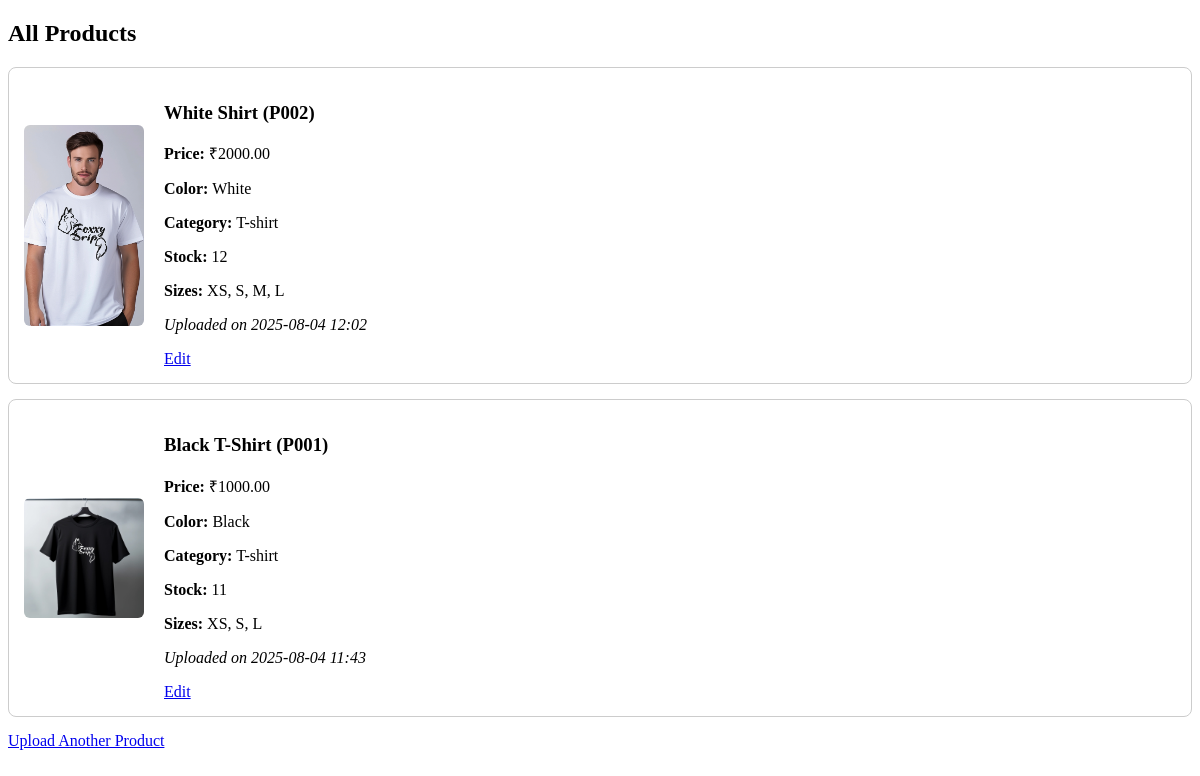
Screenshot of /dash/ with the database file from the repository.
### Services/models.py (models this page shows, shortened)
class Product(models.Model):
    CATEGORY_CHOICES = [
        ('Tshirt', 'T-shirt'),
        ('Acid Wash T-Shirt', 'Acid Wash T-Shirt'),
        ('Hoodie', 'Hoodie'),
    ]
    SIZE_CHOICES = [
        ('S', 'Small'),
        ('M', 'Medium'),
        ('L', 'Large'),
        ('XL', 'Extra Large'),
        ('XXL', 'Extra Extra Large'),
    ]
    product_id = models.CharField(max_length=20, unique=True, primary_key=True)
    name = models.CharField(max_length=100)
    description = models.TextField()
    category = models.CharField(max_length=50, choices=CATEGORY_CHOICES)
    price = models.DecimalField(max_digits=8, decimal_places=2)
    available_sizes = models.CharField(max_length=100, default='')
    color = models.CharField(max_length=30)
    stock = models.PositiveIntegerField()
    image = models.ImageField(upload_to=ProductImagePath())
    date_added = models.DateTimeField(auto_now_add=True)
    @property
    def size_list(self):
        return [s.strip() for s in self.available_sizes.split(',') if s.strip()]
    @size_list.setter
    def size_list(self, sizes):
        if isinstance(sizes, list):
            self.available_sizes = ",".join(sizes)
        else:
            raise ValueError("size_list must be a list")

### Services/views.py (the view)
# urls.py: path('', views.product_list, name='product_list'),
def product_list(request):
    products = Product.objects.all().order_by('-date_added')
    for p in products:
        try:
            p.size_list = json.loads(p.available_sizes)
        except json.JSONDecodeError:
            p.size_list = []
    return render(request, 'product_list.html', {'products': products})

### Services/templates/product_list.html (shortened to what this page needs)
<!DOCTYPE html>
<html>
<head>
</head>
<body>
    <h2>All Products</h2>
    {% for product in products %}
        <div class="product">
            <img src="{{ product.image.url }}" alt="{{ product.name }}">
            <div class="details">
                <h3>{{ product.name }} ({{ product.product_id }})</h3>
                <p><strong>Price:</strong> ₹{{ product.price }}</p>
                <p><strong>Color:</strong> {{ product.color }}</p>
                <p><strong>Category:</strong> {{ product.get_category_display }}</p>
                <p><strong>Stock:</strong> {{ product.stock }}</p>
                <p><strong>Sizes:</strong> {{ product.size_list|join:", " }}</p>
                <p><em>Uploaded on {{ product.date_added|date:"Y-m-d H:i" }}</em></p>
                <a href="{% url 'edit_product' product.product_id %}">Edit</a>
            </div>
        </div>
    {% empty %}
        <p>No products found.</p>
    {% endfor %}
    <a href="{% url 'upload_product' %}">Upload Another Product</a>
</body>
</html>

### Services/templates/product_list.html (style rules this page uses)
.product { border: 1px solid #ccc; border-radius: 8px; padding: 15px; margin: 15px 0; display: flex; gap: 20px; align-items: center; }
.product img { width: 120px; height: auto; border-radius: 6px; }
.details { flex: 1; }

### rows the page displays
Product: image (picture), name "White Shirt", product_id "P002", price "2000.00", color "White", category "T-shirt", stock "12", size_list "XS, S, M, L", date_added "2025-08-04 12:02"
Product: image (picture), name "Black T-Shirt", product_id "P001", price "1000.00", color "Black", category "T-shirt", stock "11", size_list "XS, S, L", date_added "2025-08-04 11:43"
